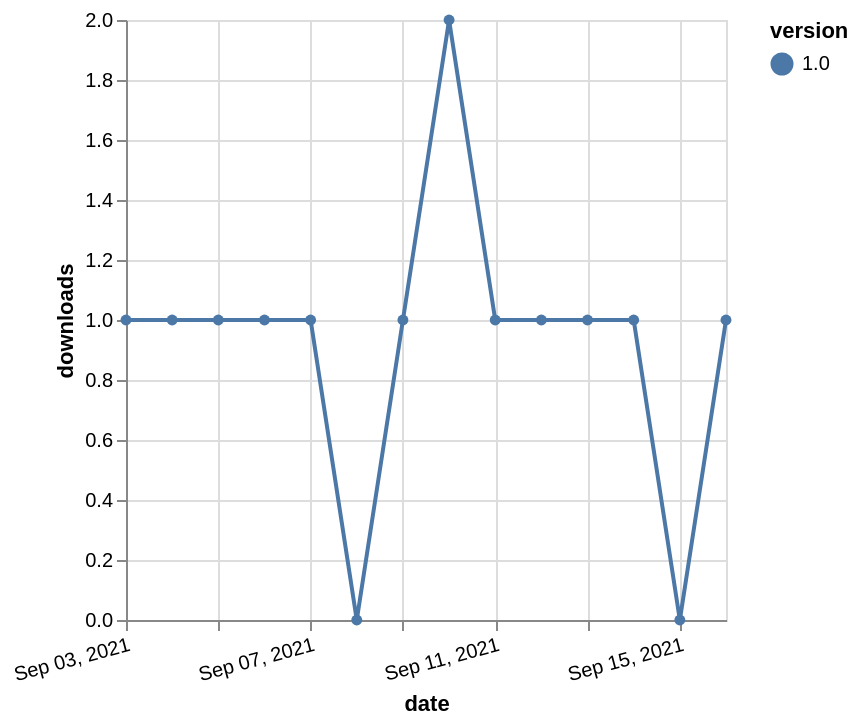

Express this chart as Vega-Lite.
### Vega-Lite specification from a JSON file in a GitHub repository (floating-point values rounded to 4 significant figures)
{"$schema": "https://vega.github.io/schema/vega-lite/v5.json", "description": "A simple bar chart with embedded data.", "data": {"values": [{"date": "2021-09-03", "total": 157, "delta": 1, "version": "1.0"}, {"date": "2021-09-04", "total": 158, "delta": 1, "version": "1.0"}, {"date": "2021-09-05", "total": 159, "delta": 1, "version": "1.0"}, {"date": "2021-09-06", "total": 160, "delta": 1, "version": "1.0"}, {"date": "2021-09-07", "total": 161, "delta": 1, "version": "1.0"}, {"date": "2021-09-08", "total": 161, "delta": 0, "version": "1.0"}, {"date": "2021-09-09", "total": 162, "delta": 1, "version": "1.0"}, {"date": "2021-09-10", "total": 164, "delta": 2, "version": "1.0"}, {"date": "2021-09-11", "total": 165, "delta": 1, "version": "1.0"}, {"date": "2021-09-12", "total": 166, "delta": 1, "version": "1.0"}, {"date": "2021-09-13", "total": 167, "delta": 1, "version": "1.0"}, {"date": "2021-09-14", "total": 168, "delta": 1, "version": "1.0"}, {"date": "2021-09-15", "total": 168, "delta": 0, "version": "1.0"}, {"date": "2021-09-16", "total": 169, "delta": 1, "version": "1.0"}]}, "width": "container", "mark": {"type": "line", "point": {"filled": true}}, "encoding": {"x": {"field": "date", "type": "temporal", "timeUnit": "yearmonthdate", "title": "date", "axis": {"labelAngle": -15}}, "y": {"field": "delta", "type": "quantitative", "title": "downloads"}, "color": {"field": "version", "type": "nominal"}, "tooltip": {"field": "delta"}}}
